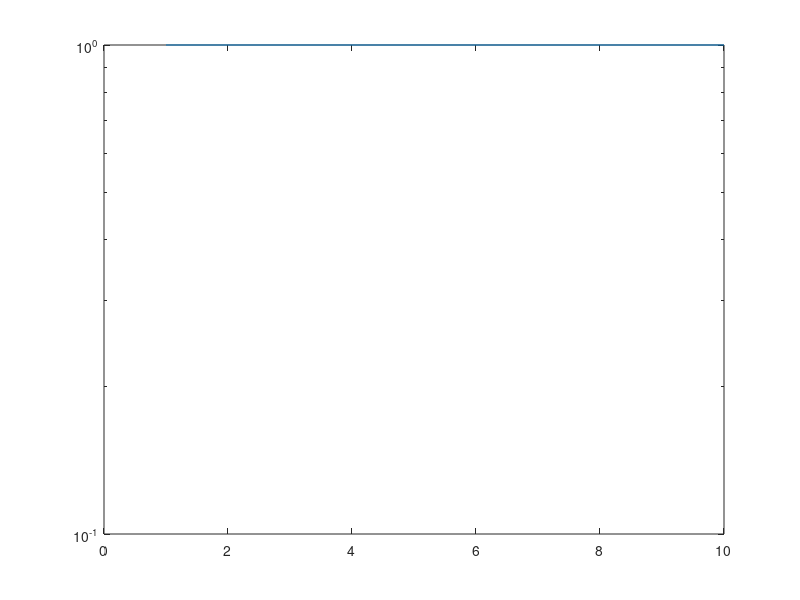

MATLAB code to generate this figure:
M =[    13    11    14    14
        14     5    14     9
        6     7     6    13
        14    10    14     6];
vett =[0.6023 0.4876 0.3745 0.5091]';
n=10;
x=ones(4,1);
for i=1:n
     x=M*x/norm(x);
     simiglianza(i)=x'*vett/(norm(x)*norm(vett));
end
semilogy(simiglianza)
